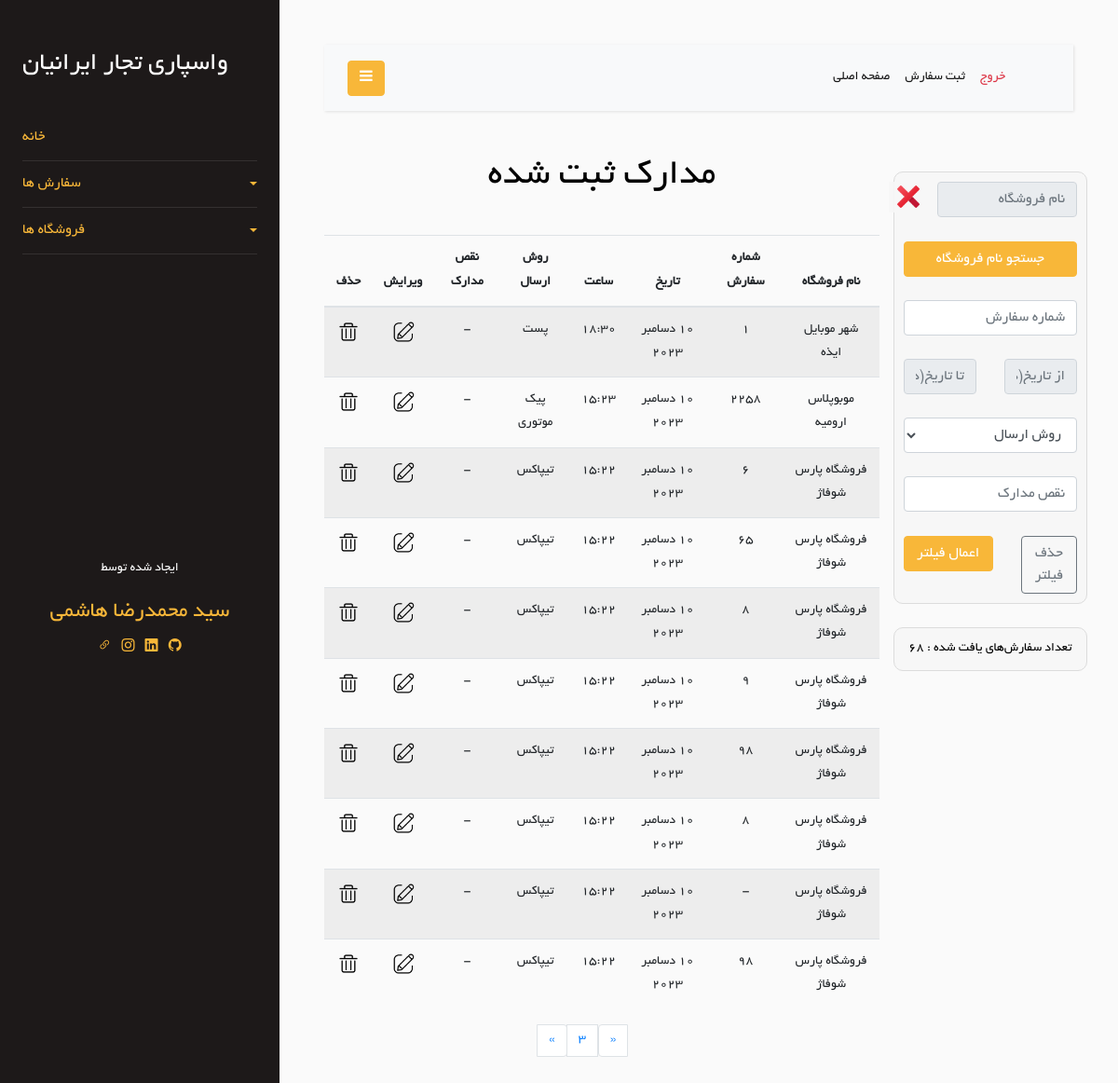
/Order/show-orders?page=3 (signed in), run on the app's committed database.
### Order/models.py (models this page shows)
class Order(models.Model):
    store = models.ForeignKey(Store, on_delete=models.CASCADE)
    order_number = models.TextField(blank=True, null=True)
    shipping_method = models.ForeignKey(ShippingMethod, on_delete=models.CASCADE, null=True, blank=True)
    date = models.DateField(null=True, blank=True)
    time = models.TimeField(null=True, blank=True)
    document_defects = models.CharField(max_length=200, blank=True, null=True)
    is_delete = models.BooleanField(default=False)
    class Meta:
        verbose_name = "Order"

class ShippingMethod(models.Model):
    en_name = models.CharField(max_length=20)
    fa_name = models.CharField(max_length=20)
    def __str__(self):
        return self.fa_name
    class Meta:
        verbose_name = "Shipping Method"
    class Meta:
        verbose_name = 'Shipping Method'

### Store/models.py (models this page shows, shortened)
class Store(models.Model):
    store_name = models.CharField(max_length=100)
    is_active = models.BooleanField(default=True)
    is_delete = models.BooleanField(default=False)
    class Meta:
        db_table = 'Store'

### Order/views.py (the view)
# urls.py: path('show-orders', views.show_order, name='show-orders'),
@login_required
def show_order(request):
    is_filter = False
    orders = Order.objects.filter(is_delete=False).order_by('-id')
    orders_for_report = orders
    orders_len = len(orders)
    stores = Store.objects.filter().all()
    filter_order = filterOrderForm(request.POST)
    per_page = 10
    paginator = Paginator(orders, per_page)
    page = request.GET.get('page')
    try:
        orders = paginator.page(page)
    except PageNotAnInteger:
        orders = paginator.page(1)
    except EmptyPage:
        orders = paginator.page(paginator.num_pages)
    context = {
        'orders': orders,
        'FilterOrderForm': filter_order,
        'stores': stores,
        'is_filter': is_filter,
        'orders_for_report': orders_for_report,
        'orders_len': orders_len,
    }
    return render(request, 'Order/show-orders.html', context)

### Order/templates/Order/show-orders.html (shortened to what this page needs)
{% extends 'base/layout.html' %}
{% load static %}
{% load jformat %}
{% block header-link %}
    <link rel="stylesheet" href="{% static 'css/Order/show-orders.css' %}"/>
{% endblock %}
{% block mian %}
    <div class="row">
        <div class="col-md-3 text-center">
            <br/>
            <div class="row">
                <div class="col-12 action_box">
                    <form method="post" action="{% url 'filter_orders' %}">
                        <div class="row">
                            <div class="col-10">
                                <input type="text" placeholder="نام فروشگاه" class="form-control" readonly
                                       id="fake_store_id_input" required>
                            </div>
                            <div class="col-2">
                                <button type="button" onclick="remove_from_input()" id="remove-btn">
                                    <img id="remove-icon" src="{% static 'icon/icons8-delete-48.png' %}">
                                </button>
                            </div>
                        </div>
                        <br/>
                        <div class="row">
                            <div class="col-12">
                                <button type="button" onclick="show_stores()" class="btn btn-primary" id="search-btn"
                                        style="width: 100%">
                                    جستجو نام فروشگاه
                                </button>
                            </div>
                        </div>
                        <br/>
                        <div class="row">
                            <div class="col-12">
                                {{ FilterOrderForm.order_number }}
                            </div>
                        </div>
                        <br/>
                        <div class="row">
                            <div class="col-6">
                                {{ FilterOrderForm.from_date }}
                            </div>
                            <div class="col-6">
                                {{ FilterOrderForm.to_date }}
                            </div>
                        </div>
                        <br/>
                        <div class="row">
                            <div class="col-12">
                                {{ FilterOrderForm.shipping_method }}
                            </div>
                        </div>
                        <br/>
                        <div class="row">
                            <div class="col-12">
                                {{ FilterOrderForm.document_defects }}
                            </div>
                        </div>
                        <br/>
                        <div class="row">
                            <div class="col-5">
                                <a class="btn btn-outline-secondary" href="{% url 'show-orders' %}" style="width: 100%">حذف
                                    فیلتر</a>
                            </div>
                            <div class="col-7">
                                <button class="btn btn-primary" type="submit" style="width: 100%">اعمال فیلتر</button>
                            </div>
                        </div>
                    </form>
                </div>
            </div>
            <br/>
            <div class="row">
                <div class="col-12 action_box">
                    <p style="margin: 0; color: black">تعداد سفارش‌های یافت شده : {{ orders_len }}</p>
                </div>
            </div>
        </div>
        <br/>
        <br/>
        <div class="col-md-9 text-center">
            <h1>مدارک ثبت شده{% if is_filter %} (فیلتر شده) {% endif %}</h1>
            <br/>
            <div class="row">
                <div class="col-12">
                    <div class="table-responsive">
                        <table class="table table-striped">
                            <thead>
                            <tr>
                                <th>نام فروشگاه</th>
                                <th>شماره سفارش</th>
                                <th>تاریخ</th>
                                <th>ساعت</th>
                                <th>روش ارسال</th>
                                <th>نقص مدارک</th>
                                <th>ویرایش</th>
                                <th>حذف</th>
                            </tr>
                            </thead>
                            <tbody>
                            {% for order in orders %}
                                <tr>
                                    <td>{{ order.store.store_name }}</td>
                                    {% if order.order_number %}
                                        <td>{{ order.order_number }}</td>
                                    {% else %}
                                        <td>-</td>
                                    {% endif %}
                                    <td>
                                        {{ order.date|jformat:"%d / %m / %Y" }}
                                    </td>
                                    <td>{{ order.time }}</td>
                                    <td>{{ order.shipping_method }}</td>
                                    {% if order.document_defects %}
                                        <td>{{ order.document_defects }}</td>
                                    {% else %}
                                        <td>-</td>
                                    {% endif %}
                                    <td>
                                        <a href="{% url 'update_order' order_id=order.id %}">
                                            <img class="icon" src="{% static 'Order/image/edit-icon.png' %}"/>
                                        </a>
                                    </td>
                                    <td>
                                        <a href="{% url 'delete_order' order_id=order.id %}" onclick="confirmDelete(event)">
                                            <img class="icon" src="{% static 'Order/image/delete-icon.png' %}"/>
                                        </a>
                                    </td>
                                </tr>
                            {% endfor %}
                            </tbody>
                        </table>
                    </div>
                </div>
            </div>
            {% if not is_filter %}
                <div class="row ">
                    <div class="col-4"></div>
                    <div class="col-4">
                        <nav aria-label="Page navigation example">
                            <ul class="pagination justify-content-center">
                                {% if orders.has_previous %}
                                    <li class="page-item">
                                        <a class="page-link" href="?page={{ orders.previous_page_number }}"
                                           aria-label="Previous">
                                            <span aria-hidden="true">&laquo;</span>
                                        </a>
                                    </li>
                                {% endif %}
                                <li class="page-item"><a class="page-link active" href="#">{{ orders.number }}</a></li>
                                {% if orders.has_next %}
                                    <li class="page-item">
                                        <a class="page-link" href="?page={{ orders.next_page_number }}"
                                           aria-label="Next">
                                            <span aria-hidden="true">&raquo;</span>
                                        </a>
                                    </li>
                                {% endif %}
                            </ul>
                        </nav>
                    </div>
                    <div class="col-4"></div>
                </div>
            {% endif %}
        </div>
    </div>
{% endblock %}

### Order/static/css/Order/show-orders.css (style rules this page uses)
.action_box { background-color: rgba(248, 248, 248, 0.89); padding: 10px; border-radius: 10px; border:1px solid gainsboro ; }
.icon { width: 28px; }
#remove-btn { border: none; background-color: rgba(248, 248, 248, 0.89); margin-right: -20px; }
#remove-icon { width: 30px; }
form { direction: rtl; }

### data on the page
Order: store.store_name "شهر موبایل ایذه", order_number "1", date|jformat "10 دسامبر 2023", time "18:30", shipping_method "پست"
Order: store.store_name "موبوپلاس ارومیه", order_number "2258", date|jformat "10 دسامبر 2023", time "15:23", shipping_method "پیک موتوری"
Order: store.store_name "فروشگاه پارس شوفاژ", order_number "6", date|jformat "10 دسامبر 2023", time "15:22", shipping_method "تیپاکس"
Order: store.store_name "فروشگاه پارس شوفاژ", order_number "65", date|jformat "10 دسامبر 2023", time "15:22", shipping_method "تیپاکس"
Order: store.store_name "فروشگاه پارس شوفاژ", order_number "8", date|jformat "10 دسامبر 2023", time "15:22", shipping_method "تیپاکس"
Order: store.store_name "فروشگاه پارس شوفاژ", order_number "9", date|jformat "10 دسامبر 2023", time "15:22", shipping_method "تیپاکس"
Order: store.store_name "فروشگاه پارس شوفاژ", order_number "98", date|jformat "10 دسامبر 2023", time "15:22", shipping_method "تیپاکس"
Order: store.store_name "فروشگاه پارس شوفاژ", order_number "8", date|jformat "10 دسامبر 2023", time "15:22", shipping_method "تیپاکس"
Order: store.store_name "فروشگاه پارس شوفاژ", date|jformat "10 دسامبر 2023", time "15:22", shipping_method "تیپاکس"
Order: store.store_name "فروشگاه پارس شوفاژ", order_number "98", date|jformat "10 دسامبر 2023", time "15:22", shipping_method "تیپاکس"

### other printed values
{{ orders_len }} "68"
{{ orders.number }} "3"
